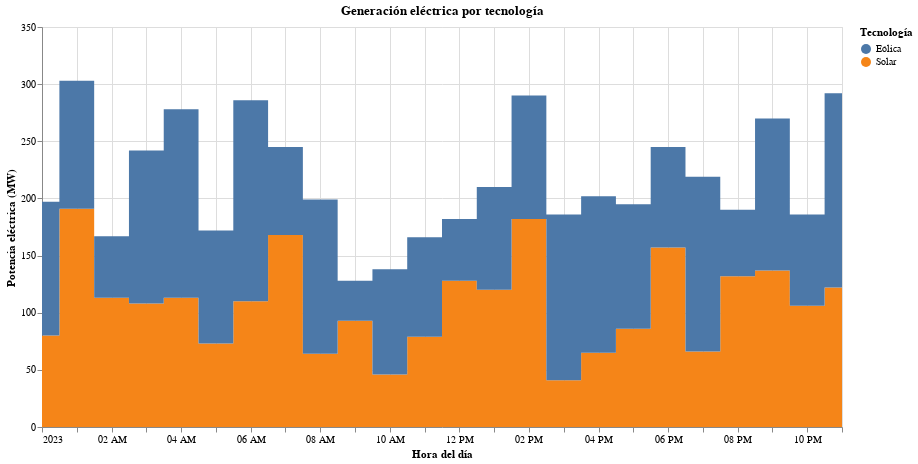

Notebook code cell kept with this figure:
### Code cell
# Generar un gráfico de área acumulada
alt.Chart(df).mark_area(interpolate='step').encode(
    x=alt.X('hora:T', title='Hora del día'),  # Eje X: Hora del día
    y=alt.Y('sum(potencia):Q', title='Potencia eléctrica (MW)'),  # Suma de potencia
    color=alt.Color('tecnologia:N', title='Tecnología')  # Diferenciar por tecnología
).properties(
    title='Generación eléctrica por tecnología',
    width=800,
    height=400
)

### Figure 1 — Vega-Lite specification as saved in the notebook (floating-point values rounded to 4 significant figures)
{"config": {"view": {"continuousWidth": 300, "continuousHeight": 300}}, "data": {"name": "data-f3adb29693f9428bdb243477a0a0d5ec"}, "mark": {"type": "area", "interpolate": "step"}, "encoding": {"color": {"field": "tecnologia", "title": "Tecnología", "type": "nominal"}, "x": {"field": "hora", "title": "Hora del día", "type": "temporal"}, "y": {"aggregate": "sum", "field": "potencia", "title": "Potencia eléctrica (MW)", "type": "quantitative"}}, "height": 400, "title": "Generación eléctrica por tecnología", "width": 800, "$schema": "https://vega.github.io/schema/vega-lite/v5.20.1.json", "datasets": {"data-f3adb29693f9428bdb243477a0a0d5ec": [{"hora": "2023-01-01T00:00:00", "dia": 1, "tecnologia": "Solar", "potencia": 13, "anio": 2023, "mes": 1}, {"hora": "2023-01-01T01:00:00", "dia": 1, "tecnologia": "Solar", "potencia": 99, "anio": 2023, "mes": 1}, {"hora": "2023-01-01T02:00:00", "dia": 1, "tecnologia": "Solar", "potencia": 58, "anio": 2023, "mes": 1}, {"hora": "2023-01-01T03:00:00", "dia": 1, "tecnologia": "Solar", "potencia": 22, "anio": 2023, "mes": 1}, {"hora": "2023-01-01T04:00:00", "dia": 1, "tecnologia": "Solar", "potencia": 15, "anio": 2023, "mes": 1}, {"hora": "2023-01-01T05:00:00", "dia": 1, "tecnologia": "Solar", "potencia": 61, "anio": 2023, "mes": 1}, {"hora": "2023-01-01T06:00:00", "dia": 1, "tecnologia": "Solar", "potencia": 61, "anio": 2023, "mes": 1}, {"hora": "2023-01-01T07:00:00", "dia": 1, "tecnologia": "Solar", "potencia": 82, "anio": 2023, "mes": 1}, {"hora": "2023-01-01T08:00:00", "dia": 1, "tecnologia": "Solar", "potencia": 34, "anio": 2023, "mes": 1}, {"hora": "2023-01-01T09:00:00", "dia": 1, "tecnologia": "Solar", "potencia": 62, "anio": 2023, "mes": 1}, {"hora": "2023-01-01T10:00:00", "dia": 1, "tecnologia": "Solar", "potencia": 25, "anio": 2023, "mes": 1}, {"hora": "2023-01-01T11:00:00", "dia": 1, "tecnologia": "Solar", "potencia": 19, "anio": 2023, "mes": 1}, {"hora": "2023-01-01T12:00:00", "dia": 1, "tecnologia": "Solar", "potencia": 72, "anio": 2023, "mes": 1}, {"hora": "2023-01-01T13:00:00", "dia": 1, "tecnologia": "Solar", "potencia": 72, "anio": 2023, "mes": 1}, {"hora": "2023-01-01T14:00:00", "dia": 1, "tecnologia": "Solar", "potencia": 99, "anio": 2023, "mes": 1}, {"hora": "2023-01-01T15:00:00", "dia": 1, "tecnologia": "Solar", "potencia": 14, "anio": 2023, "mes": 1}, {"hora": "2023-01-01T16:00:00", "dia": 1, "tecnologia": "Solar", "potencia": 28, "anio": 2023, "mes": 1}, {"hora": "2023-01-01T17:00:00", "dia": 1, "tecnologia": "Solar", "potencia": 48, "anio": 2023, "mes": 1}, {"hora": "2023-01-01T18:00:00", "dia": 1, "tecnologia": "Solar", "potencia": 74, "anio": 2023, "mes": 1}, {"hora": "2023-01-01T19:00:00", "dia": 1, "tecnologia": "Solar", "potencia": 49, "anio": 2023, "mes": 1}, {"hora": "2023-01-01T20:00:00", "dia": 1, "tecnologia": "Solar", "potencia": 45, "anio": 2023, "mes": 1}, {"hora": "2023-01-01T21:00:00", "dia": 1, "tecnologia": "Solar", "potencia": 96, "anio": 2023, "mes": 1}, {"hora": "2023-01-01T22:00:00", "dia": 1, "tecnologia": "Solar", "potencia": 51, "anio": 2023, "mes": 1}, {"hora": "2023-01-01T23:00:00", "dia": 1, "tecnologia": "Solar", "potencia": 76, "anio": 2023, "mes": 1}, {"hora": "2023-01-01T00:00:00", "dia": 1, "tecnologia": "Solar", "potencia": 67, "anio": 2023, "mes": 1}, {"hora": "2023-01-01T01:00:00", "dia": 1, "tecnologia": "Solar", "potencia": 92, "anio": 2023, "mes": 1}, {"hora": "2023-01-01T02:00:00", "dia": 1, "tecnologia": "Solar", "potencia": 55, "anio": 2023, "mes": 1}, {"hora": "2023-01-01T03:00:00", "dia": 1, "tecnologia": "Solar", "potencia": 86, "anio": 2023, "mes": 1}, {"hora": "2023-01-01T04:00:00", "dia": 1, "tecnologia": "Solar", "potencia": 98, "anio": 2023, "mes": 1}, {"hora": "2023-01-01T05:00:00", "dia": 1, "tecnologia": "Solar", "potencia": 12, "anio": 2023, "mes": 1}, {"hora": "2023-01-01T06:00:00", "dia": 1, "tecnologia": "Solar", "potencia": 49, "anio": 2023, "mes": 1}, {"hora": "2023-01-01T07:00:00", "dia": 1, "tecnologia": "Solar", "potencia": 86, "anio": 2023, "mes": 1}, {"hora": "2023-01-01T08:00:00", "dia": 1, "tecnologia": "Solar", "potencia": 30, "anio": 2023, "mes": 1}, {"hora": "2023-01-01T09:00:00", "dia": 1, "tecnologia": "Solar", "potencia": 31, "anio": 2023, "mes": 1}, {"hora": "2023-01-01T10:00:00", "dia": 1, "tecnologia": "Solar", "potencia": 21, "anio": 2023, "mes": 1}, {"hora": "2023-01-01T11:00:00", "dia": 1, "tecnologia": "Solar", "potencia": 60, "anio": 2023, "mes": 1}, {"hora": "2023-01-01T12:00:00", "dia": 1, "tecnologia": "Solar", "potencia": 56, "anio": 2023, "mes": 1}, {"hora": "2023-01-01T13:00:00", "dia": 1, "tecnologia": "Solar", "potencia": 48, "anio": 2023, "mes": 1}, {"hora": "2023-01-01T14:00:00", "dia": 1, "tecnologia": "Solar", "potencia": 83, "anio": 2023, "mes": 1}, {"hora": "2023-01-01T15:00:00", "dia": 1, "tecnologia": "Solar", "potencia": 27, "anio": 2023, "mes": 1}, {"hora": "2023-01-01T16:00:00", "dia": 1, "tecnologia": "Solar", "potencia": 37, "anio": 2023, "mes": 1}, {"hora": "2023-01-01T17:00:00", "dia": 1, "tecnologia": "Solar", "potencia": 38, "anio": 2023, "mes": 1}, {"hora": "2023-01-01T18:00:00", "dia": 1, "tecnologia": "Solar", "potencia": 83, "anio": 2023, "mes": 1}, {"hora": "2023-01-01T19:00:00", "dia": 1, "tecnologia": "Solar", "potencia": 17, "anio": 2023, "mes": 1}, {"hora": "2023-01-01T20:00:00", "dia": 1, "tecnologia": "Solar", "potencia": 87, "anio": 2023, "mes": 1}, {"hora": "2023-01-01T21:00:00", "dia": 1, "tecnologia": "Solar", "potencia": 41, "anio": 2023, "mes": 1}, {"hora": "2023-01-01T22:00:00", "dia": 1, "tecnologia": "Solar", "potencia": 55, "anio": 2023, "mes": 1}, {"hora": "2023-01-01T23:00:00", "dia": 1, "tecnologia": "Solar", "potencia": 46, "anio": 2023, "mes": 1}, {"hora": "2023-01-01T00:00:00", "dia": 1, "tecnologia": "Eólica", "potencia": 42, "anio": 2023, "mes": 1}, {"hora": "2023-01-01T01:00:00", "dia": 1, "tecnologia": "Eólica", "potencia": 65, "anio": 2023, "mes": 1}, {"hora": "2023-01-01T02:00:00", "dia": 1, "tecnologia": "Eólica", "potencia": 25, "anio": 2023, "mes": 1}, {"hora": "2023-01-01T03:00:00", "dia": 1, "tecnologia": "Eólica", "potencia": 95, "anio": 2023, "mes": 1}, {"hora": "2023-01-01T04:00:00", "dia": 1, "tecnologia": "Eólica", "potencia": 98, "anio": 2023, "mes": 1}, {"hora": "2023-01-01T05:00:00", "dia": 1, "tecnologia": "Eólica", "potencia": 37, "anio": 2023, "mes": 1}, {"hora": "2023-01-01T06:00:00", "dia": 1, "tecnologia": "Eólica", "potencia": 99, "anio": 2023, "mes": 1}, {"hora": "2023-01-01T07:00:00", "dia": 1, "tecnologia": "Eólica", "potencia": 67, "anio": 2023, "mes": 1}, {"hora": "2023-01-01T08:00:00", "dia": 1, "tecnologia": "Eólica", "potencia": 94, "anio": 2023, "mes": 1}, {"hora": "2023-01-01T09:00:00", "dia": 1, "tecnologia": "Eólica", "potencia": 11, "anio": 2023, "mes": 1}, {"hora": "2023-01-01T10:00:00", "dia": 1, "tecnologia": "Eólica", "potencia": 29, "anio": 2023, "mes": 1}, {"hora": "2023-01-01T11:00:00", "dia": 1, "tecnologia": "Eólica", "potencia": 42, "anio": 2023, "mes": 1}, {"hora": "2023-01-01T12:00:00", "dia": 1, "tecnologia": "Eólica", "potencia": 33, "anio": 2023, "mes": 1}, {"hora": "2023-01-01T13:00:00", "dia": 1, "tecnologia": "Eólica", "potencia": 27, "anio": 2023, "mes": 1}, {"hora": "2023-01-01T14:00:00", "dia": 1, "tecnologia": "Eólica", "potencia": 54, "anio": 2023, "mes": 1}, {"hora": "2023-01-01T15:00:00", "dia": 1, "tecnologia": "Eólica", "potencia": 84, "anio": 2023, "mes": 1}, {"hora": "2023-01-01T16:00:00", "dia": 1, "tecnologia": "Eólica", "potencia": 48, "anio": 2023, "mes": 1}, {"hora": "2023-01-01T17:00:00", "dia": 1, "tecnologia": "Eólica", "potencia": 52, "anio": 2023, "mes": 1}, {"hora": "2023-01-01T18:00:00", "dia": 1, "tecnologia": "Eólica", "potencia": 76, "anio": 2023, "mes": 1}, {"hora": "2023-01-01T19:00:00", "dia": 1, "tecnologia": "Eólica", "potencia": 83, "anio": 2023, "mes": 1}, {"hora": "2023-01-01T20:00:00", "dia": 1, "tecnologia": "Eólica", "potencia": 13, "anio": 2023, "mes": 1}, {"hora": "2023-01-01T21:00:00", "dia": 1, "tecnologia": "Eólica", "potencia": 89, "anio": 2023, "mes": 1}, {"hora": "2023-01-01T22:00:00", "dia": 1, "tecnologia": "Eólica", "potencia": 37, "anio": 2023, "mes": 1}, {"hora": "2023-01-01T23:00:00", "dia": 1, "tecnologia": "Eólica", "potencia": 93, "anio": 2023, "mes": 1}, {"hora": "2023-01-01T00:00:00", "dia": 1, "tecnologia": "Eólica", "potencia": 75, "anio": 2023, "mes": 1}, {"hora": "2023-01-01T01:00:00", "dia": 1, "tecnologia": "Eólica", "potencia": 47, "anio": 2023, "mes": 1}, {"hora": "2023-01-01T02:00:00", "dia": 1, "tecnologia": "Eólica", "potencia": 29, "anio": 2023, "mes": 1}, {"hora": "2023-01-01T03:00:00", "dia": 1, "tecnologia": "Eólica", "potencia": 39, "anio": 2023, "mes": 1}, {"hora": "2023-01-01T04:00:00", "dia": 1, "tecnologia": "Eólica", "potencia": 67, "anio": 2023, "mes": 1}, {"hora": "2023-01-01T05:00:00", "dia": 1, "tecnologia": "Eólica", "potencia": 62, "anio": 2023, "mes": 1}, {"hora": "2023-01-01T06:00:00", "dia": 1, "tecnologia": "Eólica", "potencia": 77, "anio": 2023, "mes": 1}, {"hora": "2023-01-01T07:00:00", "dia": 1, "tecnologia": "Eólica", "potencia": 10, "anio": 2023, "mes": 1}, {"hora": "2023-01-01T08:00:00", "dia": 1, "tecnologia": "Eólica", "potencia": 41, "anio": 2023, "mes": 1}, {"hora": "2023-01-01T09:00:00", "dia": 1, "tecnologia": "Eólica", "potencia": 24, "anio": 2023, "mes": 1}, {"hora": "2023-01-01T10:00:00", "dia": 1, "tecnologia": "Eólica", "potencia": 63, "anio": 2023, "mes": 1}, {"hora": "2023-01-01T11:00:00", "dia": 1, "tecnologia": "Eólica", "potencia": 45, "anio": 2023, "mes": 1}, {"hora": "2023-01-01T12:00:00", "dia": 1, "tecnologia": "Eólica", "potencia": 21, "anio": 2023, "mes": 1}, {"hora": "2023-01-01T13:00:00", "dia": 1, "tecnologia": "Eólica", "potencia": 63, "anio": 2023, "mes": 1}, {"hora": "2023-01-01T14:00:00", "dia": 1, "tecnologia": "Eólica", "potencia": 54, "anio": 2023, "mes": 1}, {"hora": "2023-01-01T15:00:00", "dia": 1, "tecnologia": "Eólica", "potencia": 61, "anio": 2023, "mes": 1}, {"hora": "2023-01-01T16:00:00", "dia": 1, "tecnologia": "Eólica", "potencia": 89, "anio": 2023, "mes": 1}, {"hora": "2023-01-01T17:00:00", "dia": 1, "tecnologia": "Eólica", "potencia": 57, "anio": 2023, "mes": 1}, {"hora": "2023-01-01T18:00:00", "dia": 1, "tecnologia": "Eólica", "potencia": 12, "anio": 2023, "mes": 1}, {"hora": "2023-01-01T19:00:00", "dia": 1, "tecnologia": "Eólica", "potencia": 70, "anio": 2023, "mes": 1}, {"hora": "2023-01-01T20:00:00", "dia": 1, "tecnologia": "Eólica", "potencia": 45, "anio": 2023, "mes": 1}, {"hora": "2023-01-01T21:00:00", "dia": 1, "tecnologia": "Eólica", "potencia": 44, "anio": 2023, "mes": 1}, {"hora": "2023-01-01T22:00:00", "dia": 1, "tecnologia": "Eólica", "potencia": 43, "anio": 2023, "mes": 1}, {"hora": "2023-01-01T23:00:00", "dia": 1, "tecnologia": "Eólica", "potencia": 77, "anio": 2023, "mes": 1}]}}
